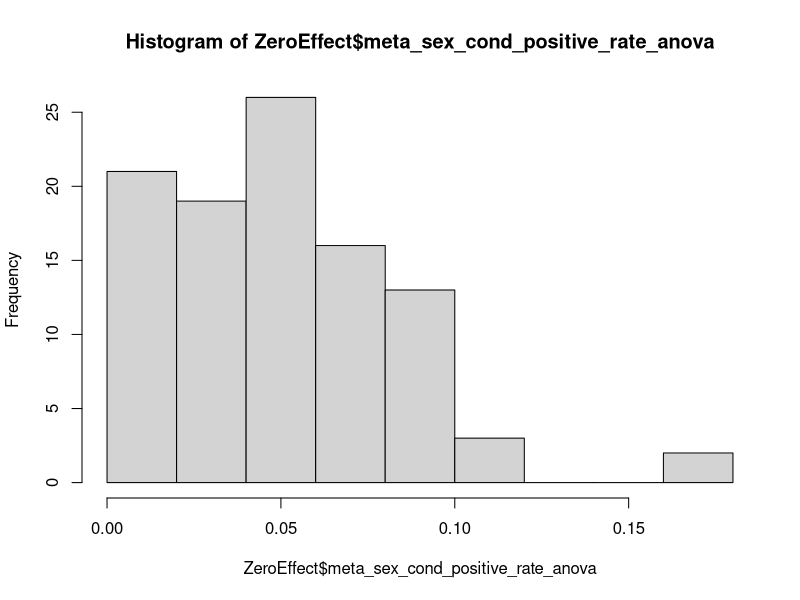
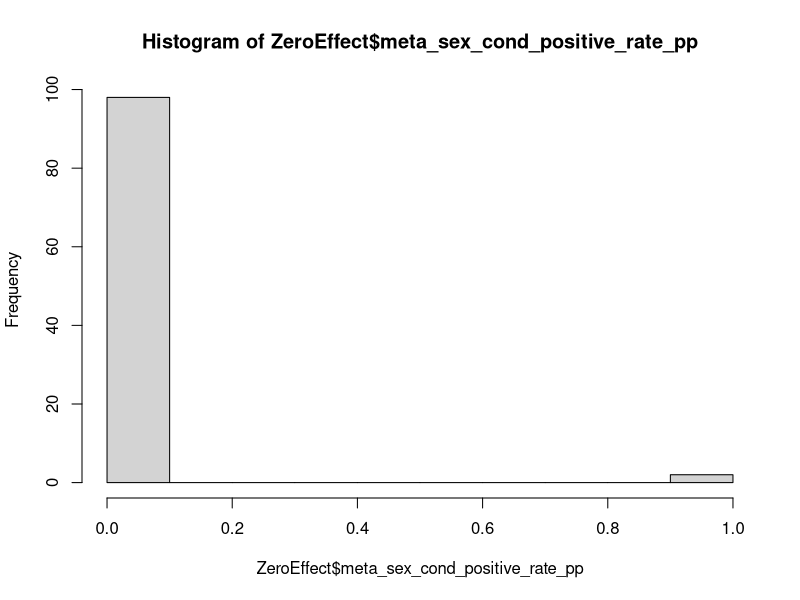

Here is the R script that generated these plots, in order: (Note: this script raises an error after producing the figures.)

## can we access no.false positives from the meta data? using old metaResultsPlotting.R file...

library(reshape2)

#####our latest results are in the file 18_09_16 NOT meta_results.txt####
meta_results <- read.delim("meta_results_18_09_16.txt")

#see mergingData.R file for when meta_results_full was created
#meta_results <- meta_results_full
#write.table(meta_results, "meta_results.txt", sep="\t")

#just true value = 0? 

ZeroEffect <- meta_results[meta_results$meta_true_sex_cond==0,]

hist(ZeroEffect$meta_sex_cond_positive_rate_anova)
hist(ZeroEffect$meta_sex_cond_positive_rate_pp)

ZeroEffect_PositiveRate <- subset(ZeroEffect, select = c("meta_var_base",
                                                         "meta_sex_cond_positive_rate_anova",
                                                         "meta_sex_cond_positive_rate_glmm", 
                                                         "meta_sex_cond_positive_rate_bglmm",
                                                         "meta_sex_cond_positive_rate_pp",
                                                         "meta_sex_cond_positive_rate_mega_bglmm"))

means <- c(mean(ZeroEffect_PositiveRate$meta_sex_cond_positive_rate_anova), mean(ZeroEffect_PositiveRate$meta_sex_cond_positive_rate_glmm), mean(ZeroEffect_PositiveRate$meta_sex_cond_positive_rate_bglmm), mean(ZeroEffect_PositiveRate$meta_sex_cond_positive_rate_pp))
print(means)

variance <- ZeroEffect_PositiveRate$meta_var_base
Anova_PosRate <- ZeroEffect_PositiveRate$meta_sex_cond_positive_rate_anova

posRateMeanAnovaPlot <- ggplot(ZeroEffect_PositiveRate, aes(variance, Anova_PosRate)) +
  stat_summary(fun.y=mean, geom = "point", size = 2.8) +
  stat_summary(fun.data = mean_cl_normal, geom = "errorbar", width = 0.2) +
  theme_bw() +
  scale_y_continuous(limits=c(0,0.25)) 
posRateMeanAnovaPlot

ZeroEffect_PositiveRate_reshaping <- data.frame(ZeroEffect_PositiveRate[1], stack(ZeroEffect_PositiveRate[2:6]))
ZeroEffect_PositiveRate <- ZeroEffect_PositiveRate_reshaping
colnames(ZeroEffect_PositiveRate)[3] <- "AnalysisType"
colnames(ZeroEffect_PositiveRate)[2] <- "PositiveRate"
colnames(ZeroEffect_PositiveRate)[1] <- "Variance"

factor((ZeroEffect_PositiveRate$AnalysisType))
levels(ZeroEffect_PositiveRate$AnalysisType)


levels(ZeroEffect_PositiveRate$AnalysisType)[levels(ZeroEffect_PositiveRate$AnalysisType)=="meta_sex_cond_positive_rate_anova"] <- "Anova"
levels(ZeroEffect_PositiveRate$AnalysisType)[levels(ZeroEffect_PositiveRate$AnalysisType)=="meta_sex_cond_positive_rate_glmm"] <- "glmm"
levels(ZeroEffect_PositiveRate$AnalysisType)[levels(ZeroEffect_PositiveRate$AnalysisType)=="meta_sex_cond_positive_rate_bglmm"] <- "bglmm"
levels(ZeroEffect_PositiveRate$AnalysisType)[levels(ZeroEffect_PositiveRate$AnalysisType)=="meta_sex_cond_positive_rate_pp"] <- "pp"
levels(ZeroEffect_PositiveRate$AnalysisType)[levels(ZeroEffect_PositiveRate$AnalysisType)=="meta_sex_cond_positive_rate_mega_bglmm"] <- "megaBglmm"

posRateMeanPlot <- ggplot(ZeroEffect_PositiveRate, aes(Variance, PositiveRate, colour=AnalysisType)) +
  stat_summary(fun.y=mean, geom = "point", size = 2.8) +
  stat_summary(fun.data = mean_cl_normal, geom = "errorbar", width = 0.2) +
  theme_bw() +
  scale_y_continuous(limits=c(0,0.1)) 
posRateMeanPlot

table(ZeroEffect_PositiveRate$PositiveRate, ZeroEffect_PositiveRate$AnalysisType)


#anova positive rate at all effects (plot in the paper)
mymatrix1_anovaP <- data.frame(x = meta_results$meta_true_sex_cond,
                               y = meta_results$meta_var_base,
                               z = meta_results$meta_sex_cond_positive_rate_anova)



mymatrix_anovaP <- acast(mymatrix1_anovaP, x~y, value.var="z", fun.aggregate=mean)

filled.contour(mymatrix_anovaP, x=c(0, 0.1, 0.2, 0.3, 0.4, 0.5), y=c(0, 0.5, 1, 1.5, 2), xlim = c(0, 0.5), ylim = c(0, 2), color.palette = terrain.colors, xlab="true", ylab="var", main="anova positive rate")

